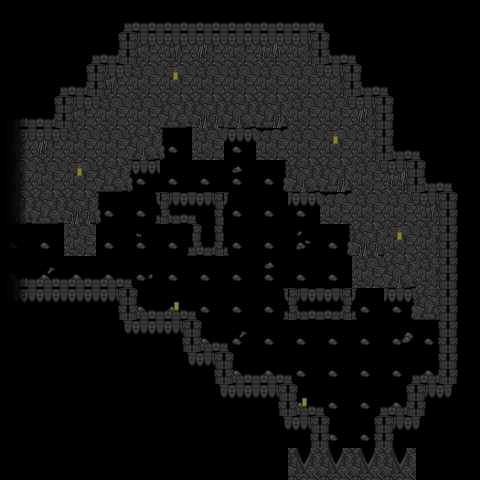

The image is a tile-based game level rendered from a .tmx file. Its description and source (layers, tilesets, objects; grid data summarised) follow:
An orthogonal 15x15 tile map with 32x32 px tiles, 9 tile layers (floor1, floor2, floor3, wall1, ...) and 48 objects (2x transition, nakedsword, lostsword, lostspear, world).

<map version="1.2" tiledversion="1.2.3" orientation="orthogonal" renderorder="right-down" width="15" height="15" tilewidth="32" tileheight="32" infinite="0" nextlayerid="52" nextobjectid="67">
 <tileset firstgid="1" source="tileset.tsx" />
 <layer id="43" name="floor1" width="15" height="15">
  <data>[225 cells, 81 non-empty, 1 distinct tile ids]</data>
 </layer>
 <layer id="44" name="floor2" width="15" height="15">
  <data>[225 cells, 9 non-empty, 7 distinct tile ids]</data>
 </layer>
 <layer id="45" name="floor3" width="15" height="15">
  <data>[225 cells, 3 non-empty, 3 distinct tile ids]</data>
 </layer>
 <layer id="46" name="wall1" width="15" height="15">
  <data>[225 cells, 69 non-empty, 8 distinct tile ids]</data>
 </layer>
 <layer id="47" name="wall2" width="15" height="15">
  <data>[225 cells, 36 non-empty, 12 distinct tile ids]</data>
 </layer>
 <layer id="48" name="wall3" width="15" height="15">
  <data>[225 cells, 11 non-empty, 4 distinct tile ids]</data>
 </layer>
 <layer id="49" name="ceiling1" width="15" height="15">
  <data>[225 cells, 56 non-empty, 5 distinct tile ids]</data>
 </layer>
 <layer id="50" name="ceiling2" width="15" height="15">
  <data>[225 cells, 60 non-empty, 5 distinct tile ids]</data>
 </layer>
 <layer id="51" name="ceiling3" width="15" height="15">
  <data>[225 cells, 49 non-empty, 4 distinct tile ids]</data>
 </layer>
 <objectgroup id="10" name="blockmove" />
 <objectgroup id="15" name="enemy">
  <object id="51" name="test21" type="nakedsword" x="269.175" y="298.767">
   <properties>
    <property name="dir" value="west" />
   </properties>
   <point />
  </object>
  <object id="65" name="test22" type="lostsword" x="270.635" y="138.869">
   <properties>
    <property name="dir" value="east" />
   </properties>
   <point />
  </object>
  <object id="66" name="test22" type="lostspear" x="355.874" y="290.169">
   <properties>
    <property name="dir" value="west" />
   </properties>
   <point />
  </object>
 </objectgroup>
 <objectgroup id="14" name="bg">
  <object id="43" x="164.108" y="197.325" width="55.1955" height="21.6144" />
  <object id="44" x="292.266" y="294.168" width="56.0985" height="23.012" />
  <object id="64" x="197.247" y="218.111" width="22.1553" height="32.6952" />
 </objectgroup>
 <objectgroup id="11" name="blockall" visible="0">
  <object id="1" x="-2.41429" y="203.049" width="101.4" height="14.4858" />
  <object id="2" x="90.3908" y="184.034" width="8.07878" height="19.3586" />
  <object id="3" x="98.4696" y="176.565" width="32.62" height="8.23121" />
  <object id="4" x="122.858" y="148.365" width="8.23121" height="28.6568" />
  <object id="5" x="131.547" y="141.963" width="31.8578" height="7.77392" />
  <object id="6" x="154.411" y="115.745" width="8.99335" height="26.2179" />
  <object id="7" x="163.548" y="104.783" width="124.626" height="13.0988" />
  <object id="9" x="286.677" y="118.443" width="9.16916" height="63.6228" />
  <object id="10" x="295.846" y="173.832" width="56.1377" height="8.42066" />
  <object id="12" x="349.738" y="183.189" width="7.11078" height="64.7455" />
  <object id="13" x="356.849" y="240.075" width="27.6946" height="7.85928" />
  <object id="14" x="381.924" y="248.496" width="6.36228" height="31.4371" />
  <object id="15" x="388.286" y="272.448" width="28.256" height="7.48503" />
  <object id="16" x="413.548" y="280.307" width="6.36228" height="31.8114" />
  <object id="17" x="419.91" y="303.885" width="21.7066" height="8.23353" />
  <object id="20" x="440.839" y="303.775" width="8.60092" height="8.93821" />
  <object id="21" x="447.585" y="313.05" width="9.61279" height="72.6862" />
  <object id="22" x="415.036" y="385.062" width="32.7172" height="7.58904" />
  <object id="24" x="415.036" y="391.977" width="9.44414" height="25.1282" />
  <object id="27" x="280.289" y="382.87" width="7.92634" height="33.8977" />
  <object id="28" x="223.792" y="382.87" width="56.4962" height="7.4204" />
  <object id="29" x="216.203" y="351.333" width="8.09498" height="32.5486" />
  <object id="30" x="191.581" y="351.333" width="24.6222" height="5.5653" />
  <object id="31" x="185.004" y="318.784" width="7.4204" height="33.0545" />
  <object id="32" x="127.327" y="319.459" width="58.014" height="8.43227" />
  <object id="33" x="119.907" y="287.079" width="8.09498" height="32.7172" />
  <object id="34" x="-10.6247" y="288.091" width="130.869" height="10.456" />
  <object id="42" x="-1.42106" y="216.581" width="14.9211" height="72.4741" />
  <object id="53" x="288.144" y="416.477" width="33.5967" height="5.44811" />
  <object id="55" x="383.184" y="416.477" width="32.6886" height="5.44811" />
  <object id="58" x="383.632" y="421.864" width="9.17571" height="58.7683" />
  <object id="59" x="320.058" y="472.549" width="72.7503" height="8.08337" />
  <object id="60" x="312.848" y="421.427" width="7.20949" height="51.1218" />
 </objectgroup>
 <objectgroup id="12" name="light">
  <object id="35" x="80.1214" y="172.575">
   <properties>
    <property name="blue" type="float" value="0.20000000000000001" />
    <property name="green" type="float" value="0.12" />
    <property name="lightlevel" type="float" value="7" />
    <property name="red" type="float" value="0.10000000000000001" />
   </properties>
   <point />
  </object>
  <object id="36" x="175.651" y="76.0973">
   <properties>
    <property name="blue" type="float" value="0.20000000000000001" />
    <property name="green" type="float" value="0.12" />
    <property name="lightlevel" type="float" value="7" />
    <property name="red" type="float" value="0.10000000000000001" />
   </properties>
   <point />
  </object>
  <object id="37" x="335.656" y="140.337">
   <properties>
    <property name="blue" type="float" value="0.20000000000000001" />
    <property name="green" type="float" value="0.12" />
    <property name="lightlevel" type="float" value="7" />
    <property name="red" type="float" value="0.10000000000000001" />
   </properties>
   <point />
  </object>
  <object id="38" x="399.659" y="236.577">
   <properties>
    <property name="blue" type="float" value="0.20000000000000001" />
    <property name="green" type="float" value="0.12" />
    <property name="lightlevel" type="float" value="7" />
    <property name="red" type="float" value="0.10000000000000001" />
   </properties>
   <point />
  </object>
  <object id="39" x="304.84" y="402.272">
   <properties>
    <property name="blue" type="float" value="0.20000000000000001" />
    <property name="green" type="float" value="0.12" />
    <property name="lightlevel" type="float" value="7" />
    <property name="red" type="float" value="0.10000000000000001" />
   </properties>
   <point />
  </object>
  <object id="40" x="177.31" y="306.505">
   <properties>
    <property name="blue" type="float" value="0.20000000000000001" />
    <property name="green" type="float" value="0.12" />
    <property name="lightlevel" type="float" value="7" />
    <property name="red" type="float" value="0.10000000000000001" />
   </properties>
   <point />
  </object>
 </objectgroup>
 <objectgroup id="13" name="mapinfo">
  <object id="41" name="tran1" type="transition" x="12.7895" y="217.055" width="12.079" height="72.2372">
   <properties>
    <property name="drop" value="tran1" />
    <property name="dx" type="float" value="15" />
    <property name="dy" type="float" value="-5" />
    <property name="map" value="test" />
   </properties>
  </object>
  <object id="62" name="tran2" type="transition" x="320.018" y="460.15" width="62.8607" height="11.5908">
   <properties>
    <property name="drop" value="tran1" />
    <property name="dx" type="float" value="0" />
    <property name="dy" type="float" value="-20" />
    <property name="map" value="test3" />
   </properties>
  </object>
  <object id="63" name="tombworld" type="world" x="63.9637" y="53.8907">
   <point />
  </object>
 </objectgroup>
</map>
